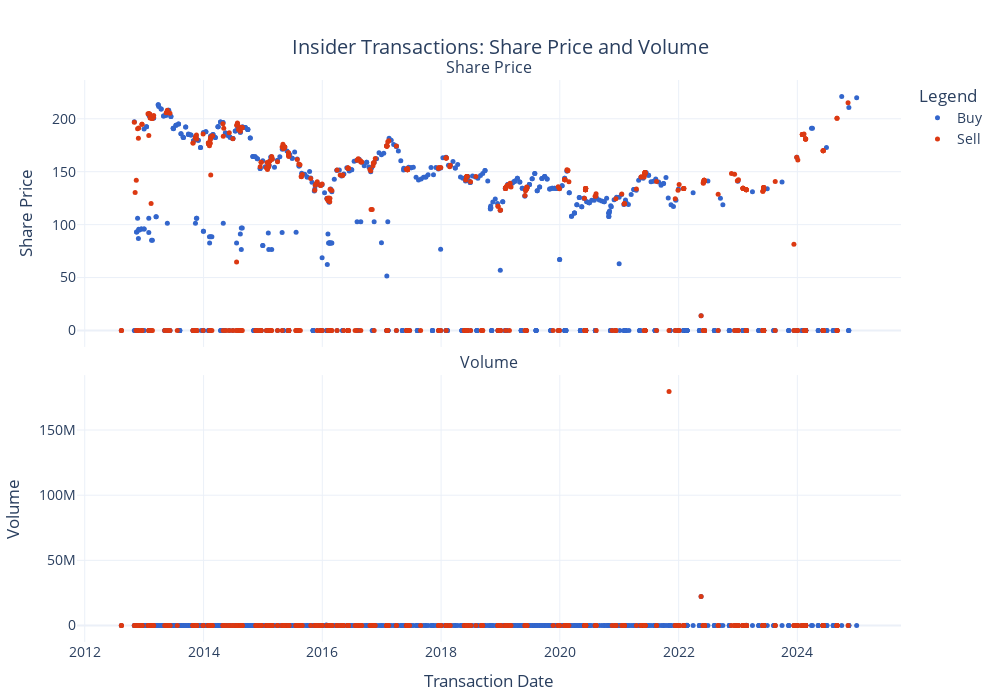

Here is the notebook cell this chart was saved with:
### Code cell
from plotting.base_plots import plot_insider_transactions
f = plot_insider_transactions(insider_transaction=loader.insider_transactions.copy())
f.show()

### Figure 1 — Plotly figure (JSON) as saved in the notebook; plotly's stock layout.template omitted (floating-point values rounded to 4 significant figures; data arrays with more than 128 entries replaced by an {"elided": "..."} marker saying what was removed)
{"data": [{"marker": {"color": "#3366CC", "size": 5}, "mode": "markers", "name": "Buy", "type": "scatter", "x": {"elided": "913 str values"}, "xaxis": "x", "y": {"elided": "913 float values"}, "yaxis": "y"}, {"marker": {"color": "#3366CC", "size": 5}, "mode": "markers", "showlegend": false, "type": "scatter", "x": {"elided": "913 str values"}, "xaxis": "x2", "y": {"elided": "913 float values"}, "yaxis": "y2"}, {"marker": {"color": "#DC3912", "size": 5}, "mode": "markers", "name": "Sell", "type": "scatter", "x": {"elided": "541 str values"}, "xaxis": "x", "y": {"elided": "541 float values"}, "yaxis": "y"}, {"marker": {"color": "#DC3912", "size": 5}, "mode": "markers", "showlegend": false, "type": "scatter", "x": {"elided": "541 str values"}, "xaxis": "x2", "y": {"elided": "541 float values"}, "yaxis": "y2"}], "layout": {"annotations": [{"font": {"size": 16}, "showarrow": false, "text": "Share Price", "x": 0.5, "xanchor": "center", "xref": "paper", "y": 1, "yanchor": "bottom", "yref": "paper"}, {"font": {"size": 16}, "showarrow": false, "text": "Volume", "x": 0.5, "xanchor": "center", "xref": "paper", "y": 0.475, "yanchor": "bottom", "yref": "paper"}], "font": {"size": 14}, "height": 700, "legend": {"title": {"text": "Legend"}}, "margin": {"b": 50, "l": 50, "r": 50, "t": 80}, "title": {"font": {"size": 20}, "text": "Insider Transactions: Share Price and Volume", "x": 0.5, "xanchor": "center", "yanchor": "top"}, "width": 1000, "xaxis": {"anchor": "y", "domain": [0, 1], "matches": "x2", "showticklabels": false}, "xaxis2": {"anchor": "y2", "domain": [0, 1], "title": {"text": "Transaction Date"}}, "yaxis": {"anchor": "x", "domain": [0.525, 1], "title": {"text": "Share Price"}}, "yaxis2": {"anchor": "x2", "domain": [0, 0.475], "title": {"text": "Volume"}}}}
